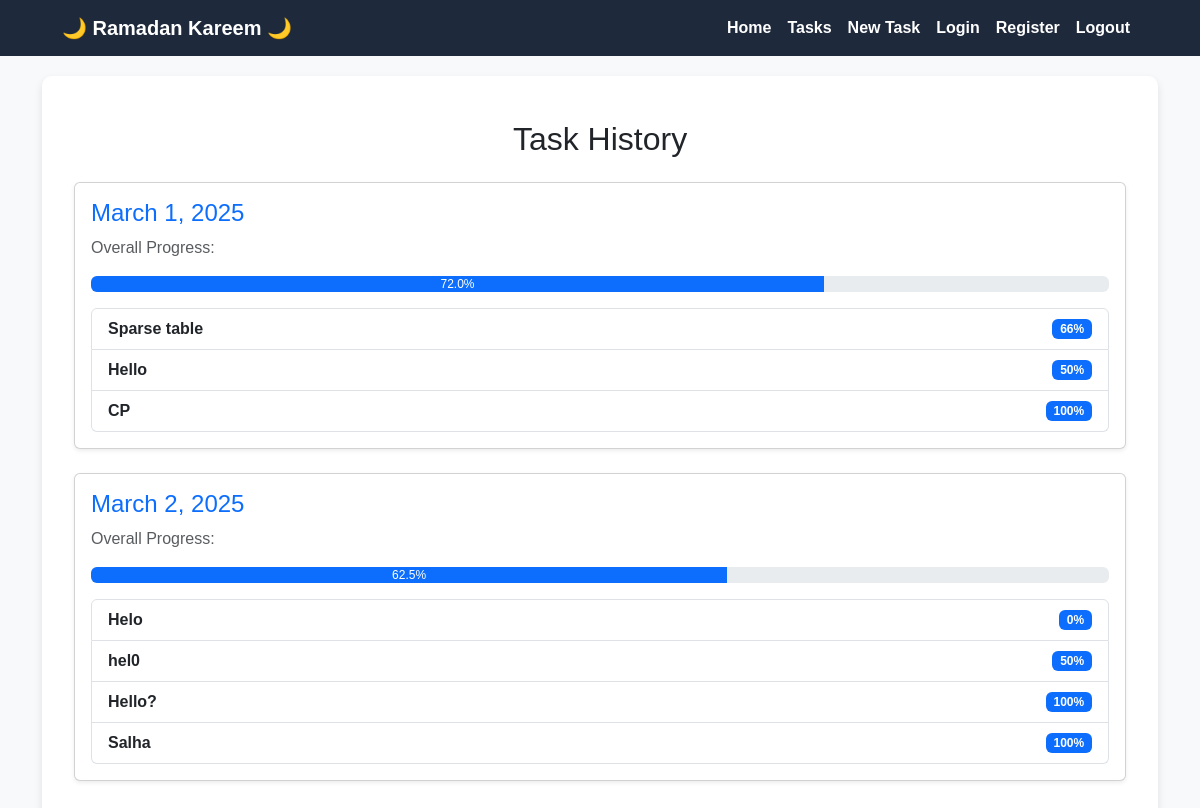
The app's page /progress_overview/ (signed in) with its own data.
### tasks/models.py (models this page shows, shortened)
class Task(models.Model):
    user = models.ForeignKey(
        'auth.User',
        on_delete=models.CASCADE,
    )
    title = models.CharField(
        max_length=100,
    )
    goal = models.IntegerField(
        default=1,
        validators=[MinValueValidator(1)]
    )
    created_at = models.DateTimeField(
        auto_now_add=True,
    )
    description = models.TextField(
        blank=True,
        null=True,
    )
    current_achieved = models.IntegerField(
        default=0,
        validators=[MinValueValidator(0)]
    )
    progress = models.IntegerField(
        default = 0,
    )
    class Meta:
        ordering = ['-created_at']

### tasks/views.py (the view)
# urls.py: path('progress_overview/', progress_overview, name='progress_overview'),
@login_required
def progress_overview(request):
    user = request.user
    task_dates = Task.objects.filter(user=user).dates('created_at', 'day')
    progress_by_day = []
    for date in task_dates:
        tasks_on_day = Task.objects.filter(user=user, created_at__date=date)
        avg_progress = tasks_on_day.aggregate(avg_progress=Avg('progress'))['avg_progress'] or 0
        progress_by_day.append({
            'date': date,
            'tasks': tasks_on_day,
            'avg_progress': round(avg_progress, 2),
        })
    context = {
        'progress_by_day': progress_by_day,
    }
    return render(request, 'progress_overview.html', context)

### templates/progress_overview.html
{% extends "base.html" %}
{% block content %}
<div class="container mt-4">
    <h2 class="text-center mb-4">Task History</h2>
    {% for day in progress_by_day %}
        <div class="card shadow-sm mb-4">
            <div class="card-body">
                <h4 class="card-title text-primary">{{ day.date }}</h4>
                <p class="text-muted">Overall Progress:</p>
                <div class="progress mb-3">
                    <div class="progress-bar" role="progressbar"
                        style="width: {{ day.avg_progress }}%;"
                        aria-valuenow="{{ day.avg_progress }}"
                        aria-valuemin="0" aria-valuemax="100">
                        {{ day.avg_progress }}%
                    </div>
                </div>
                <ul class="list-group">
                    {% for task in day.tasks %}
                        <li class="list-group-item d-flex justify-content-between align-items-center">
                            <strong>{{ task.title }}</strong>
                            <span class="badge bg-primary">{{ task.progress }}%</span>
                        </li>
                    {% endfor %}
                </ul>
            </div>
        </div>
    {% empty %}
        <p class="text-center text-muted">No task history available.</p>
    {% endfor %}
</div>
{% endblock %}

### static/css/home.css (style rules this page uses)
body { background-color: #f8f9fa; font-family: 'Tajawal', sans-serif; }

### records on screen
Task: title "Sparse table", progress "66"
Task: title "Hello", progress "50"
Task: title "CP", progress "100"
Task: title "Helo", progress "0"
Task: title "hel0", progress "50"
Task: title "Hello?", progress "100"
Task: title "Salha", progress "100"

### other values on screen
{{ day.date }} "March 1, 2025" "March 2, 2025"
{{ day.avg_progress }} "72.0" "62.5"
